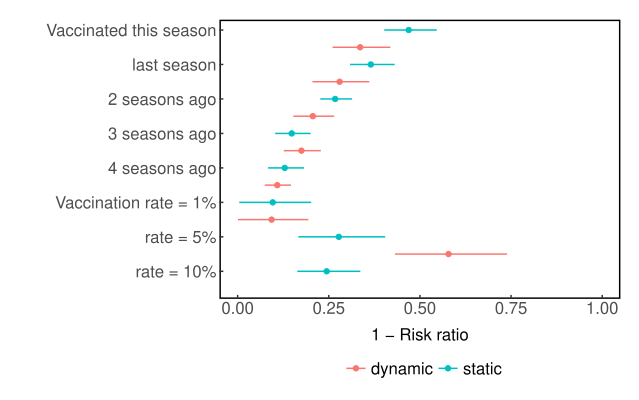

This chart was generated by the following R code:
library(ggplot2)
library(cowplot)

textSize = 12
pointSize = 1.0
lineSize = 1
plotDirectory='./plots'
plot_themes  = 	theme_classic() +
  theme(axis.line = element_line(size=1)) +
  theme(axis.ticks = element_line(size=0.5)) +
  theme(axis.ticks.length = unit(-0.1,'cm')) +
  theme(axis.title.x=element_text(size=textSize)) + 
  theme(axis.text.x=element_text(size= textSize, margin=margin(5,5,5,5,'pt'))) + 
  theme(axis.title.y=element_text(size= textSize)) +
  theme(axis.text.y=element_text(size= textSize, margin=margin(5,5,5,5,'pt'))) +
  theme(plot.title=element_text(size=textSize+2)) +
  theme(plot.margin=unit(c(5,5,5,5),'mm')) +
  theme(legend.title=element_text(size=textSize)) +
  theme(legend.text=element_text(size=textSize)) +
  theme(legend.position ='bottom') +
  theme(legend.direction='horizontal') +
  theme(legend.margin = unit(0,'cm')) +
  theme(panel.border = element_rect(colour = "black", fill=NA, size=1)) +
  theme(axis.line = element_blank())

getOR = function(a,b){
  b=-b
  OR = 1-((a-b)/(1-(a-b)))/(a / (1-a))
  return(OR)
}

getve = function(a,b){
  b=-b
  RR = 1-((a-b)/a)
  return(RR)
}

fix.data = function(groups, means, ses, tstat){
  dat = data.frame(groups, means, ses)
  dat$lower = means-dat$se*tstat
  dat$upper = means+dat$se*tstat
  dat$VE = getve(means[1],means)
  dat$VE.lower = getve(dat$lower[1], dat$lower)
  dat$VE.upper = getve(dat$upper[1], dat$upper)
  dat$order = seq(nrow(dat),1)
  return(dat)
}

n=987500
groups = c('Constant','Vaccinated this season', 'last season', '2 seasons ago', '3 seasons ago', '4 seasons ago',
            'Vaccination rate = 1%', 'rate = 5%', 'rate = 10%')
means = c(.0994, -.0334, -.0278,-.0205,-.0174,-.0108, -.00926, -.0575,NA)
ses = c(.00230,.00324,.00330,.00236,.00217,.00157,.00467,.00645,NA)

tstat = qt(1-.025,n-2)

dyndat = fix.data(groups, means, ses, tstat)
dyndat$order = dyndat$order*2-1
dyndat$type = 'dynamic'

means = c(.0991, -.0465, -.0362, -.0265, -.0147, -.0128, -.00954, -.0275, -.0242)
ses = c(.00346, .00200, .00182, .00127, .00193, .00204, .00463, .00503, .00351)
n=1627600
tstat = qt(1-.025,n-2)

statdat = fix.data(groups,means,ses,tstat)
statdat$order = statdat$order*2
statdat$type = 'static'

pooldat = rbind(statdat,dyndat)
pooldat = pooldat[order(pooldat$order),]
pooldat$groups = ifelse(pooldat$type=='dynamic', paste(pooldat$groups,""),pooldat$groups)
pooldat$groups = factor(pooldat$groups, levels = pooldat$groups[order(pooldat$order)])

plot = ggplot(pooldat[1:(nrow(pooldat)-2),], aes(x=VE, y=groups)) + 
  geom_point(aes(color = type)) + 
  geom_errorbarh(aes(xmax = VE.upper, xmin=VE.lower, color = type), height=0) +
  scale_y_discrete(breaks = c(6,7,9,3,2,1,5,8), labels= c('rate = 10%','rate = 5%','Vaccination rate = 1%',
                                                             '4 seasons ago', '3 seasons ago', '2 seasons ago', 'last season','Vaccinated this season')) +
  xlab('1 - Risk ratio') +
  ylab('') + plot_themes + xlim(c(0,1.0)) +
  theme(legend.title=element_blank())


save_plot('VE.pdf', plot, ncol=2, nrow = 1, base_aspect_ratio = .8)
